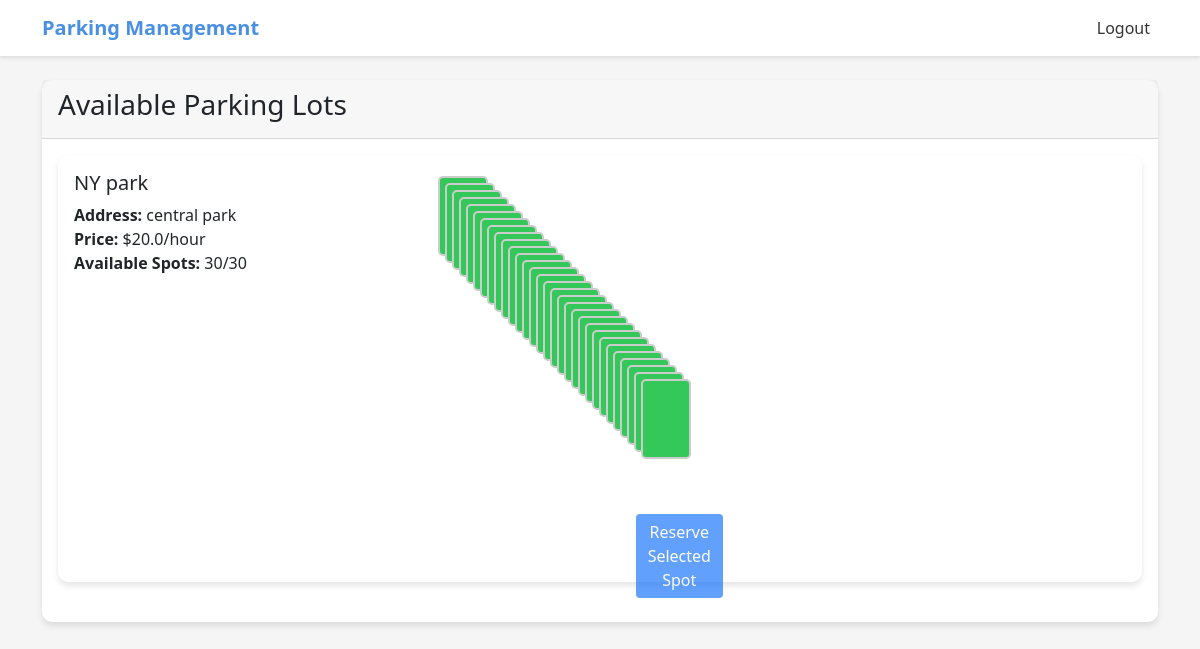
The page /user/parking-lots (signed in) on the database its author committed.
### app/models.py (models this page shows, shortened)
class ParkingLot(db.Model):
    __tablename__ = 'parking_lots'
    id = db.Column(db.Integer, primary_key=True)
    prime_location_name = db.Column(db.String(100), nullable=False)
    address = db.Column(db.String(200), nullable=False)
    pin_code = db.Column(db.String(6), nullable=False)
    price_per_hour = db.Column(db.Float, nullable=False)
    max_spots = db.Column(db.Integer, nullable=False)
    spots = db.relationship('ParkingSpot', backref='lot', lazy=True, cascade="all, delete-orphan")
    @property
    def available_spots(self):
        return len([spot for spot in self.spots if spot.status == 'A'])

class ParkingSpot(db.Model):
    __tablename__ = 'parking_spots'
    id = db.Column(db.Integer, primary_key=True)
    lot_id = db.Column(db.Integer, db.ForeignKey('parking_lots.id'), nullable=False)
    status = db.Column(db.String(1), default='A')  # A - Available, O - Occupied
    reservation = db.relationship('Reservation', backref='spot', uselist=False)

### app/routes.py (the view)
@user.route('/parking-lots')
@login_required
def view_parking_lots():
    lots = ParkingLot.query.all()
    return render_template('user/parking_lots.html', lots=lots)

### app/__init__.py (called while the page is built)
@login_manager.user_loader
def load_user(user_id):
    from .models import User, Admin
    user = User.query.get(int(user_id))
    if user:
        return user
    return Admin.query.get(int(user_id))

### app/templates/user/parking_lots.html (shortened to what this page needs)
{% extends 'base.html' %}
{% block content %}
<div class="container mt-4">
    <div class="card">
        <div class="card-header">
            <h3>Available Parking Lots</h3>
        </div>
        <div class="card-body">
            <div class="row">
                {% for lot in lots %}
                <div class="col-12 mb-4">
                    <div class="card">
                        <div class="card-body">
                            <div class="row">
                                <div class="col-md-4">
                                    <h5 class="card-title">{{ lot.prime_location_name }}</h5>
                                    <p class="card-text">
                                        <strong>Address:</strong> {{ lot.address }}<br>
                                        <strong>Price:</strong> ${{ lot.price_per_hour }}/hour<br>
                                        <strong>Available Spots:</strong> {{ lot.available_spots }}/{{ lot.max_spots }}
                                    </p>
                                </div>
                                <div class="col-md-8">
                                    <div class="parking-layout">
                                        {% for spot in lot.spots %}
                                        <div class="parking-spot {% if spot.status == 'A' %}spot-available{% else %}spot-occupied{% endif %}"
                                             data-spot-id="{{ spot.id }}"
                                             onclick="selectSpot(this, {{ spot.id }}, '{{ spot.status }}')"
                                            {{ spot.id }}
                                        </div>
                                        {% endfor %}
                                    </div>
                                    <form id="reserveForm-{{ lot.id }}" action="{{ url_for('user.reserve_spot', lot_id=lot.id) }}" method="POST" class="mt-3">
                                        <button type="submit" class="btn btn-primary" disabled id="reserveBtn-{{ lot.id }}">
                                            Reserve Selected Spot
                                        </button>
                                    </form>
                                </div>
                            </div>
                        </div>
                    </div>
                </div>
                {% endfor %}
            </div>
        </div>
    </div>
</div>
{% endblock %}

### app/templates/base.html (style rules this page uses)
:root { --primary-color: #4A90E2; --secondary-color: #F5F5F5; --accent-color: #34C759; }
body { background-color: var(--secondary-color); font-family: 'Segoe UI', sans-serif; }
.card { border-radius: 10px; border: none; box-shadow: 0 4px 6px rgba(0,0,0,0.1); }
.btn-primary { background-color: var(--primary-color); border: none; }
.parking-spot { width: 50px; height: 80px; margin: 5px; display: inline-block; border: 2px solid #ccc; border-radius: 5px; cursor: pointer; text-align: center; line-height: 80px; }
.spot-available { background-color: var(--accent-color); color: white; }

### rows shown on the page
ParkingLot: prime_location_name "NY park", address "central park", price_per_hour "20.0", available_spots "30", max_spots "30"
